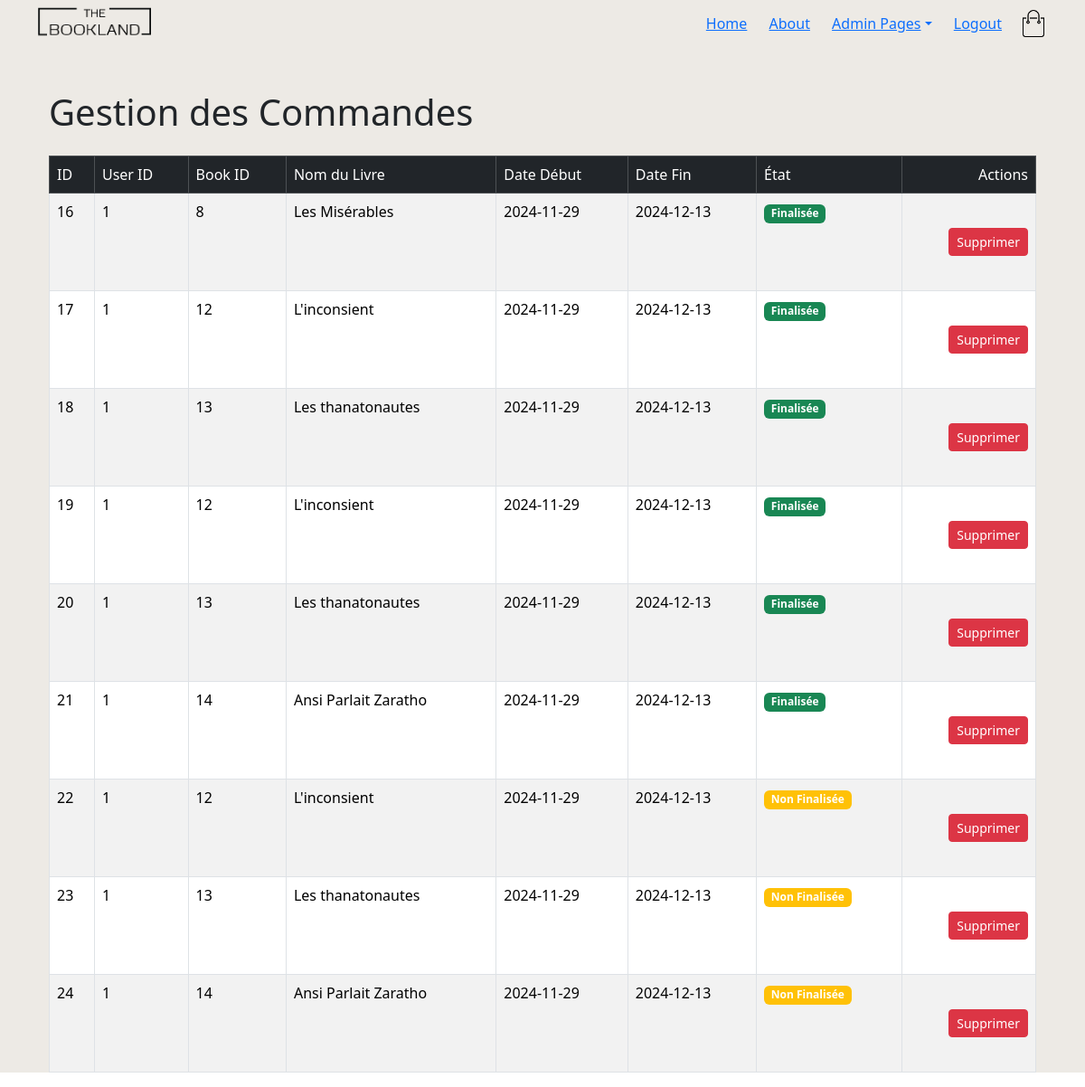
The app's page /gestionorder.php (signed in) with its own data.
### tables this page shows
CREATE TABLE IF NOT EXISTS `ordre` (
  `id` int NOT NULL AUTO_INCREMENT,
  `user_id` int NOT NULL,
  `book_id` int NOT NULL,
  `date_deb` date NOT NULL,
  `date_fin` date NOT NULL,
  `etat` tinyint(1) NOT NULL,
  PRIMARY KEY (`id`)
);

CREATE TABLE IF NOT EXISTS `livres` (
  `id` int NOT NULL AUTO_INCREMENT,
  `nom` varchar(200) NOT NULL,
  `auteur` varchar(200) NOT NULL,
  `genre` varchar(20) NOT NULL,
  `sommaire` text NOT NULL,
  `images` varchar(250) NOT NULL,
  PRIMARY KEY (`id`)
);

### gestionorder.php (called while the page is built, shortened)
<?php
include 'bdconnect.php';
$query = $pdo->prepare("
    SELECT
        o.id,
        o.user_id,
        o.book_id,
        o.date_deb,
        o.date_fin,
        o.etat,
        u.username AS user_name,
        b.nom AS book_name
    FROM
        ordre o
    INNER JOIN users u ON o.user_id = u.id
    INNER JOIN livres b ON o.book_id = b.id
");
$query->execute();
$orders = $query->fetchAll();
include 'layout.phtml';

### gestionorder.phtml (the view)
<div class="container mt-5">
    <h1>Gestion des Commandes</h1>
    <table class="table table-striped table-bordered mt-4">
        <thead class="table-dark">
            <tr>
                <th>ID</th>
                <th>User ID</th>
                <th>Book ID</th>
                <th>Nom du Livre</th>
                <th>Date Début</th>
                <th>Date Fin</th>
                <th>État</th>
                <th>Actions</th>
            </tr>
        </thead>
        <tbody>
            <?php foreach ($orders as $order): ?>
                <tr>
                    <td><?= htmlspecialchars($order['id']) ?></td>
                    <td><?= htmlspecialchars($order['user_id']) ?></td>
                    <td><?= htmlspecialchars($order['book_id']) ?></td>
                    <td><?= htmlspecialchars($order['book_name']) ?></td>
                    <td><?= htmlspecialchars($order['date_deb']) ?></td>
                    <td><?= htmlspecialchars($order['date_fin']) ?></td>
                    <td>
                        <?php if ($order['etat'] == 0): ?>
                            <span class="badge bg-warning">Non Finalisée</span>
                        <?php else: ?>
                            <span class="badge bg-success">Finalisée</span>
                        <?php endif; ?>
                    </td>
                    <td>
                        <a href="deleteOrder.php?id=<?= $order['id'] ?>" class="btn btn-danger btn-sm" onclick="return confirm('Êtes-vous sûr de vouloir supprimer cette commande ?')">Supprimer</a>
                    </td>
                </tr>
            <?php endforeach; ?>
        </tbody>
    </table>
</div>

### booklandstyle.css (style rules this page uses)
* { margin: 0; padding: 0; box-sizing: border-box; }
body { font-family: 'Poppins', sans-serif; }
a { text-decoration: none; color: #555; }
.container { max-width: 1300px; margin: auto; padding-left: 25px; padding-right: 25px; }
.btn { display: inline-block; background: #1f6521; color: #FFFFFF; padding: 8px 30px; margin: 30px 0; border-radius: 30px; transition: background 0.5s; }
table { width: 100%; border-collapse: collapse; }
th { text-align: left; padding: 5px; color: #40139294; background: #1f6521; font-weight: normal; }
td { padding: 10px 5px; }
td a { color: #1f6521; font-size: 12px; }
td:last-child { text-align: right; }
th:last-child { text-align: right; }
th, td { text-align: left; padding: 10px; }
th { background-color: #f4f4f402; }
.btn { padding: 10px 20px; background-color: #5cb85c; color: white; border: none; cursor: pointer; }

### records on screen
ordre: id "16", user "1", book "8", livres.nom "Les Misérables", date_deb "2024-11-29", date_fin "2024-12-13", etat "Finalisée"
ordre: id "17", user "1", book "12", livres.nom "L'inconsient", date_deb "2024-11-29", date_fin "2024-12-13", etat "Finalisée"
ordre: id "18", user "1", book "13", livres.nom "Les thanatonautes", date_deb "2024-11-29", date_fin "2024-12-13", etat "Finalisée"
ordre: id "19", user "1", book "12", livres.nom "L'inconsient", date_deb "2024-11-29", date_fin "2024-12-13", etat "Finalisée"
ordre: id "20", user "1", book "13", livres.nom "Les thanatonautes", date_deb "2024-11-29", date_fin "2024-12-13", etat "Finalisée"
ordre: id "21", user "1", book "14", livres.nom "Ansi Parlait Zaratho", date_deb "2024-11-29", date_fin "2024-12-13", etat "Finalisée"
ordre: id "22", user "1", book "12", livres.nom "L'inconsient", date_deb "2024-11-29", date_fin "2024-12-13", etat "Non Finalisée"
ordre: id "23", user "1", book "13", livres.nom "Les thanatonautes", date_deb "2024-11-29", date_fin "2024-12-13", etat "Non Finalisée"
ordre: id "24", user "1", book "14", livres.nom "Ansi Parlait Zaratho", date_deb "2024-11-29", date_fin "2024-12-13", etat "Non Finalisée"
